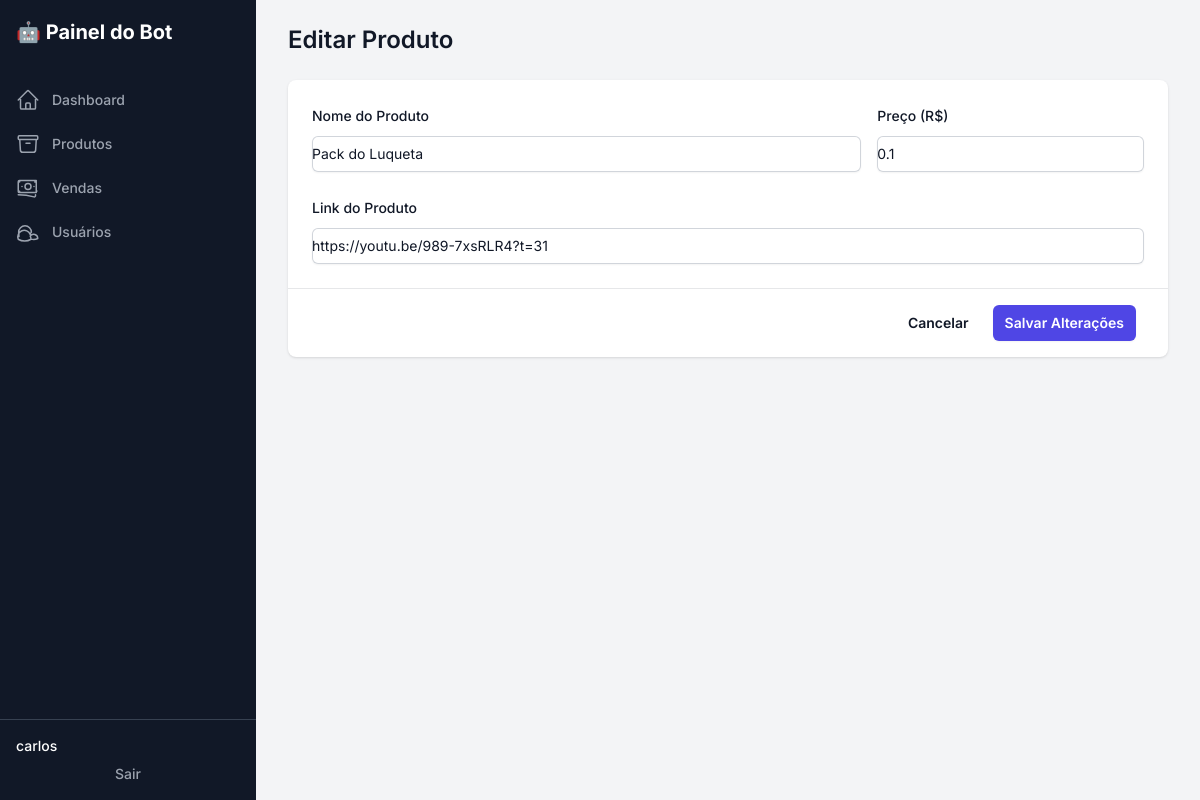
Screenshot of /edit_product/2 (signed in) with the database file from the repository.
### tables this page shows
CREATE TABLE produtos (
    id INTEGER PRIMARY KEY AUTOINCREMENT,
    nome TEXT NOT NULL,
    preco REAL NOT NULL,
    link TEXT NOT NULL
);

### app.py (the view, shortened to what this page needs)
@app.route('/edit_product/<int:id>', methods=['GET', 'POST'])
def edit_product(id):
    if not session.get('logged_in'): return redirect(url_for('login'))
    conn = get_db_connection()
    produto = conn.execute('SELECT * FROM produtos WHERE id = ?', (id,)).fetchone()
    conn.close()
    return render_template('edit_product.html', produto=produto)

### app.py (called while the page is built)
def get_db_connection():
    conn = sqlite3.connect(DB_NAME)
    conn.row_factory = sqlite3.Row
    return conn

### templates/edit_product.html (shortened to what this page needs)
{% extends "layout.html" %}
{% block content %}
<h1 class="text-2xl font-semibold text-gray-900">Editar Produto</h1>
<div class="mt-6 bg-white shadow sm:rounded-lg">
  <form action="{{ url_for('edit_product', id=produto.id) }}" method="POST">
    <div class="px-4 py-5 sm:p-6">
      <div class="grid grid-cols-1 gap-y-6 gap-x-4 sm:grid-cols-6">
        <div class="sm:col-span-4">
          <label for="nome" class="block text-sm font-medium leading-6 text-gray-900">Nome do Produto</label>
          <div class="mt-2">
            <input type="text" name="nome" id="nome" value="{{ produto.nome }}" required class="block w-full rounded-md border-0 py-1.5 text-gray-900 shadow-sm ring-1 ring-inset ring-gray-300 placeholder:text-gray-400 focus:ring-2 focus:ring-inset focus:ring-indigo-600 sm:text-sm sm:leading-6">
          </div>
        </div>
        <div class="sm:col-span-2">
          <label for="preco" class="block text-sm font-medium leading-6 text-gray-900">Preço (R$)</label>
          <div class="mt-2">
            <input type="number" step="0.01" name="preco" id="preco" value="{{ produto.preco }}" required class="block w-full rounded-md border-0 py-1.5 text-gray-900 shadow-sm ring-1 ring-inset ring-gray-300 placeholder:text-gray-400 focus:ring-2 focus:ring-inset focus:ring-indigo-600 sm:text-sm sm:leading-6">
          </div>
        </div>
        <div class="sm:col-span-6">
          <label for="link" class="block text-sm font-medium leading-6 text-gray-900">Link do Produto</label>
          <div class="mt-2">
            <input type="text" name="link" id="link" value="{{ produto.link }}" required class="block w-full rounded-md border-0 py-1.5 text-gray-900 shadow-sm ring-1 ring-inset ring-gray-300 placeholder:text-gray-400 focus:ring-2 focus:ring-inset focus:ring-indigo-600 sm:text-sm sm:leading-6">
          </div>
        </div>
      </div>
    </div>
    <div class="flex items-center justify-end gap-x-6 border-t border-gray-900/10 px-4 py-4 sm:px-8">
      <a href="{{ url_for('produtos') }}" class="text-sm font-semibold leading-6 text-gray-900">Cancelar</a>
      <button type="submit" class="rounded-md bg-indigo-600 px-3 py-2 text-sm font-semibold text-white shadow-sm hover:bg-indigo-500 focus-visible:outline focus-visible:outline-2 focus-visible:outline-offset-2 focus-visible:outline-indigo-600">Salvar Alterações</button>
    </div>
  </form>
</div>
{% endblock %}

### templates/layout.html (style rules this page uses)
body { font-family: 'Inter', sans-serif; }

### rows the page displays
produtos: nome "Pack do Luqueta", preco "0.1", link "https://youtu.be/989-7xsRLR4?t=31"

### other values shown
{{ session.username }} "carlos"
